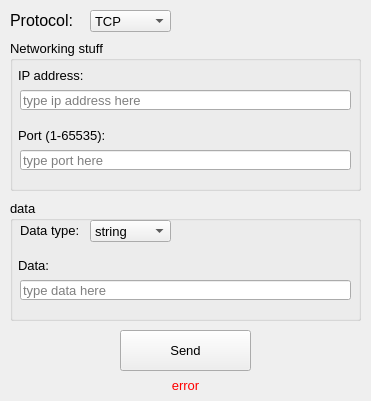
<?xml version="1.0" encoding="UTF-8"?>
<ui version="4.0">
 <class>Form</class>
 <widget class="QWidget" name="Form">
  <property name="geometry">
   <rect>
    <x>0</x>
    <y>0</y>
    <width>371</width>
    <height>401</height>
   </rect>
  </property>
  <property name="minimumSize">
   <size>
    <width>371</width>
    <height>401</height>
   </size>
  </property>
  <property name="maximumSize">
   <size>
    <width>371</width>
    <height>401</height>
   </size>
  </property>
  <property name="windowTitle">
   <string>TCP/UDP sender</string>
  </property>
  <widget class="QGroupBox" name="groupBox">
   <property name="geometry">
    <rect>
     <x>10</x>
     <y>40</y>
     <width>351</width>
     <height>151</height>
    </rect>
   </property>
   <property name="font">
    <font>
     <pointsize>10</pointsize>
    </font>
   </property>
   <property name="title">
    <string>Networking stuff</string>
   </property>
   <widget class="QLabel" name="label">
    <property name="geometry">
     <rect>
      <x>8</x>
      <y>20</y>
      <width>71</width>
      <height>31</height>
     </rect>
    </property>
    <property name="text">
     <string>IP address:</string>
    </property>
   </widget>
   <widget class="QLineEdit" name="lineEdit">
    <property name="geometry">
     <rect>
      <x>10</x>
      <y>50</y>
      <width>331</width>
      <height>20</height>
     </rect>
    </property>
    <property name="inputMask">
     <string/>
    </property>
    <property name="maxLength">
     <number>100</number>
    </property>
    <property name="placeholderText">
     <string>type ip address here</string>
    </property>
   </widget>
   <widget class="QLineEdit" name="lineEdit_2">
    <property name="geometry">
     <rect>
      <x>10</x>
      <y>110</y>
      <width>331</width>
      <height>20</height>
     </rect>
    </property>
    <property name="maxLength">
     <number>5</number>
    </property>
    <property name="placeholderText">
     <string>type port here</string>
    </property>
   </widget>
   <widget class="QLabel" name="label_2">
    <property name="geometry">
     <rect>
      <x>8</x>
      <y>80</y>
      <width>91</width>
      <height>31</height>
     </rect>
    </property>
    <property name="text">
     <string>Port (1-65535):</string>
    </property>
   </widget>
  </widget>
  <widget class="QGroupBox" name="groupBox_2">
   <property name="geometry">
    <rect>
     <x>10</x>
     <y>200</y>
     <width>351</width>
     <height>121</height>
    </rect>
   </property>
   <property name="font">
    <font>
     <pointsize>10</pointsize>
    </font>
   </property>
   <property name="title">
    <string>data</string>
   </property>
   <widget class="QLabel" name="label_3">
    <property name="geometry">
     <rect>
      <x>10</x>
      <y>20</y>
      <width>71</width>
      <height>21</height>
     </rect>
    </property>
    <property name="text">
     <string>Data type:</string>
    </property>
   </widget>
   <widget class="QComboBox" name="comboBox">
    <property name="geometry">
     <rect>
      <x>80</x>
      <y>20</y>
      <width>81</width>
      <height>22</height>
     </rect>
    </property>
    <item>
     <property name="text">
      <string>string</string>
     </property>
    </item>
    <item>
     <property name="text">
      <string>int</string>
     </property>
    </item>
    <item>
     <property name="text">
      <string>bool</string>
     </property>
    </item>
   </widget>
   <widget class="QLabel" name="label_4">
    <property name="geometry">
     <rect>
      <x>8</x>
      <y>50</y>
      <width>91</width>
      <height>31</height>
     </rect>
    </property>
    <property name="text">
     <string>Data:</string>
    </property>
   </widget>
   <widget class="QLineEdit" name="lineEdit_3">
    <property name="geometry">
     <rect>
      <x>10</x>
      <y>80</y>
      <width>331</width>
      <height>20</height>
     </rect>
    </property>
    <property name="maxLength">
     <number>1242545346</number>
    </property>
    <property name="placeholderText">
     <string>type data here</string>
    </property>
   </widget>
  </widget>
  <widget class="QPushButton" name="pushButton">
   <property name="geometry">
    <rect>
     <x>120</x>
     <y>330</y>
     <width>131</width>
     <height>41</height>
    </rect>
   </property>
   <property name="font">
    <font>
     <pointsize>10</pointsize>
    </font>
   </property>
   <property name="text">
    <string>Send</string>
   </property>
  </widget>
  <widget class="QLabel" name="label_5">
   <property name="geometry">
    <rect>
     <x>10</x>
     <y>370</y>
     <width>351</width>
     <height>31</height>
    </rect>
   </property>
   <property name="minimumSize">
    <size>
     <width>351</width>
     <height>31</height>
    </size>
   </property>
   <property name="maximumSize">
    <size>
     <width>351</width>
     <height>31</height>
    </size>
   </property>
   <property name="font">
    <font>
     <pointsize>10</pointsize>
    </font>
   </property>
   <property name="cursor">
    <cursorShape>ForbiddenCursor</cursorShape>
   </property>
   <property name="styleSheet">
    <string notr="true">color: red;</string>
   </property>
   <property name="text">
    <string>error</string>
   </property>
   <property name="alignment">
    <set>Qt::AlignCenter</set>
   </property>
  </widget>
  <widget class="QLabel" name="label_6">
   <property name="geometry">
    <rect>
     <x>10</x>
     <y>10</y>
     <width>71</width>
     <height>21</height>
    </rect>
   </property>
   <property name="font">
    <font>
     <pointsize>12</pointsize>
    </font>
   </property>
   <property name="text">
    <string>Protocol:</string>
   </property>
  </widget>
  <widget class="QComboBox" name="comboBox_2">
   <property name="geometry">
    <rect>
     <x>90</x>
     <y>10</y>
     <width>81</width>
     <height>22</height>
    </rect>
   </property>
   <property name="font">
    <font>
     <pointsize>10</pointsize>
    </font>
   </property>
   <item>
    <property name="text">
     <string>TCP</string>
    </property>
   </item>
   <item>
    <property name="text">
     <string>UDP</string>
    </property>
   </item>
  </widget>
 </widget>
 <resources/>
 <connections/>
</ui>
